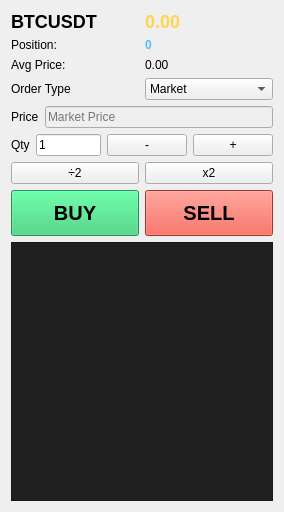
<?xml version="1.0" encoding="UTF-8"?>
<ui version="4.0">
 <class>OrderPanel</class>
 <widget class="QWidget" name="OrderPanel">
  <property name="geometry">
   <rect>
    <x>0</x>
    <y>0</y>
    <width>284</width>
    <height>512</height>
   </rect>
  </property>
  <property name="minimumSize">
   <size>
    <width>280</width>
    <height>500</height>
   </size>
  </property>
  <layout class="QVBoxLayout" name="verticalLayout" stretch="0,0,0,1,0,0,0,0">
   <item>
    <layout class="QHBoxLayout" name="symbolPriceLayout">
     <item>
      <widget class="QLabel" name="labelSymbol">
       <property name="styleSheet">
        <string notr="true">font-size:18px; font-weight:600;</string>
       </property>
       <property name="text">
        <string>BTCUSDT</string>
       </property>
      </widget>
     </item>
     <item>
      <widget class="QLabel" name="labelPrice">
       <property name="styleSheet">
        <string notr="true">font-size:18px; font-weight:600; color:#ffd54f;</string>
       </property>
       <property name="text">
        <string>0.00</string>
       </property>
      </widget>
     </item>
    </layout>
   </item>
   <item>
    <layout class="QGridLayout" name="positionGrid">
     <item row="0" column="0">
      <widget class="QLabel" name="labelPosQty">
       <property name="text">
        <string>Position:</string>
       </property>
      </widget>
     </item>
     <item row="0" column="1">
      <widget class="QLabel" name="valuePosQty">
       <property name="styleSheet">
        <string notr="true">color:#4fc3f7; font-weight:500;</string>
       </property>
       <property name="text">
        <string>0</string>
       </property>
      </widget>
     </item>
     <item row="1" column="0">
      <widget class="QLabel" name="labelAvgPrice">
       <property name="text">
        <string>Avg Price:</string>
       </property>
      </widget>
     </item>
     <item row="1" column="1">
      <widget class="QLabel" name="valueAvgPrice">
       <property name="text">
        <string>0.00</string>
       </property>
      </widget>
     </item>
    </layout>
   </item>
   <item>
    <layout class="QHBoxLayout" name="typeLayout">
     <item>
      <widget class="QLabel" name="labelType">
       <property name="text">
        <string>Order Type</string>
       </property>
      </widget>
     </item>
     <item>
      <widget class="QComboBox" name="comboType">
       <item>
        <property name="text">
         <string>Market</string>
        </property>
       </item>
       <item>
        <property name="text">
         <string>Limit</string>
        </property>
       </item>
      </widget>
     </item>
    </layout>
   </item>
   <item>
    <layout class="QHBoxLayout" name="priceLayout">
     <item>
      <widget class="QLabel" name="labelOrderPrice">
       <property name="text">
        <string>Price</string>
       </property>
      </widget>
     </item>
     <item>
      <widget class="QLineEdit" name="editOrderPrice">
       <property name="enabled">
        <bool>false</bool>
       </property>
       <property name="placeholderText">
        <string>Market Price</string>
       </property>
      </widget>
     </item>
    </layout>
   </item>
   <item>
    <layout class="QHBoxLayout" name="qtyLayout">
     <item>
      <widget class="QLabel" name="labelQty">
       <property name="text">
        <string>Qty</string>
       </property>
      </widget>
     </item>
     <item>
      <widget class="QLineEdit" name="editQty">
       <property name="text">
        <string>1</string>
       </property>
      </widget>
     </item>
     <item>
      <widget class="QPushButton" name="btnQtyMinus">
       <property name="text">
        <string>-</string>
       </property>
      </widget>
     </item>
     <item>
      <widget class="QPushButton" name="btnQtyPlus">
       <property name="text">
        <string>+</string>
       </property>
      </widget>
     </item>
    </layout>
   </item>
   <item>
    <layout class="QHBoxLayout" name="qtyMultiLayout">
     <item>
      <widget class="QPushButton" name="btnQtyHalf">
       <property name="text">
        <string>÷2</string>
       </property>
      </widget>
     </item>
     <item>
      <widget class="QPushButton" name="btnQtyDouble">
       <property name="text">
        <string>x2</string>
       </property>
      </widget>
     </item>
    </layout>
   </item>
   <item>
    <layout class="QHBoxLayout" name="btnLayout">
     <item>
      <widget class="QPushButton" name="btnBuy">
       <property name="styleSheet">
        <string notr="true">
            background-color:#2ecc71;
            font-size:20px;
            font-weight:bold;
            padding:10px;
        </string>
       </property>
       <property name="text">
        <string>BUY</string>
       </property>
      </widget>
     </item>
     <item>
      <widget class="QPushButton" name="btnSell">
       <property name="styleSheet">
        <string notr="true">
            background-color:#e74c3c;
            font-size:20px;
            font-weight:bold;
            padding:10px;
        </string>
       </property>
       <property name="text">
        <string>SELL</string>
       </property>
      </widget>
     </item>
    </layout>
   </item>
   <item>
    <widget class="QTextEdit" name="textLog">
     <property name="styleSheet">
      <string notr="true">font-size:12px; background:#202020; color:#cccccc;</string>
     </property>
     <property name="readOnly">
      <bool>true</bool>
     </property>
    </widget>
   </item>
  </layout>
 </widget>
 <resources/>
 <connections/>
</ui>
